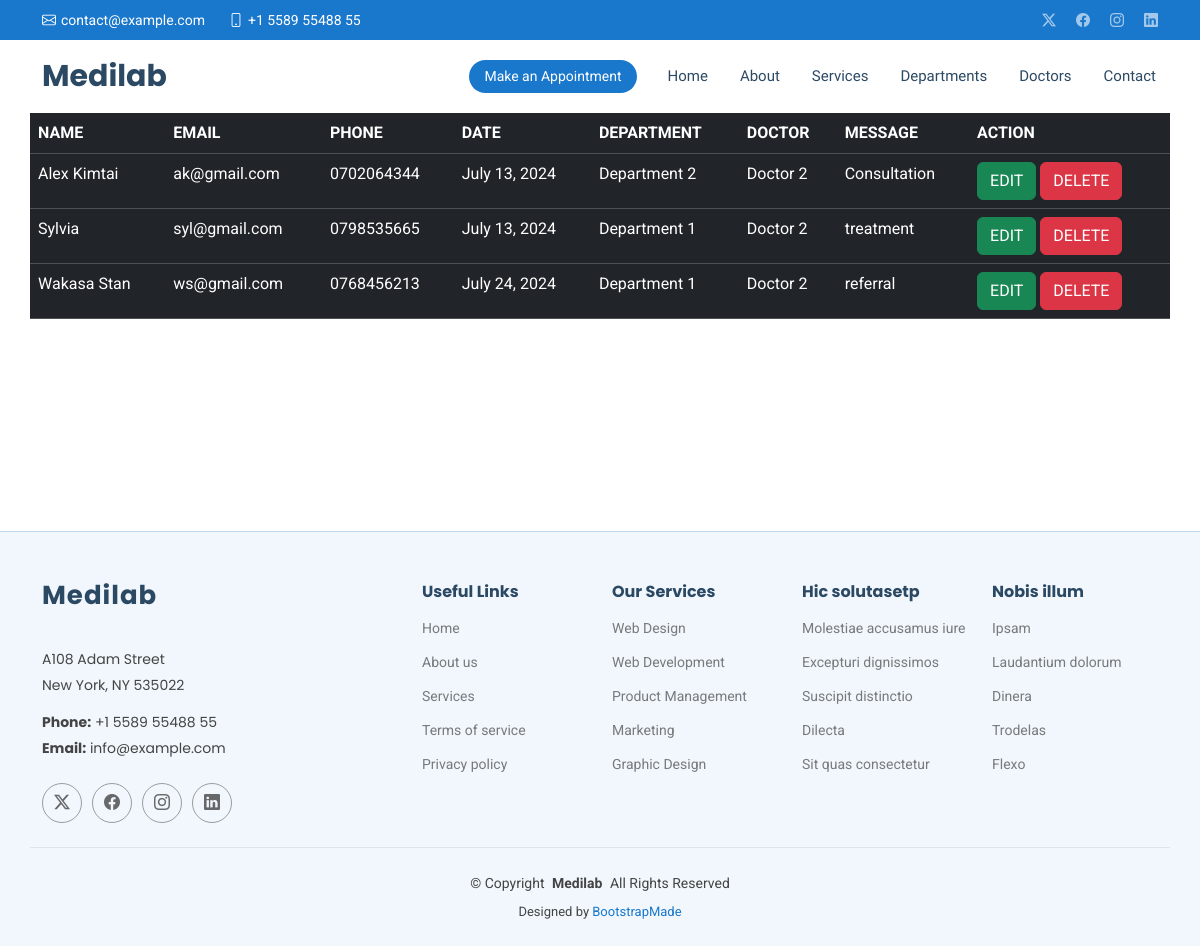
/show/, run on an earlier commit of the app's database.
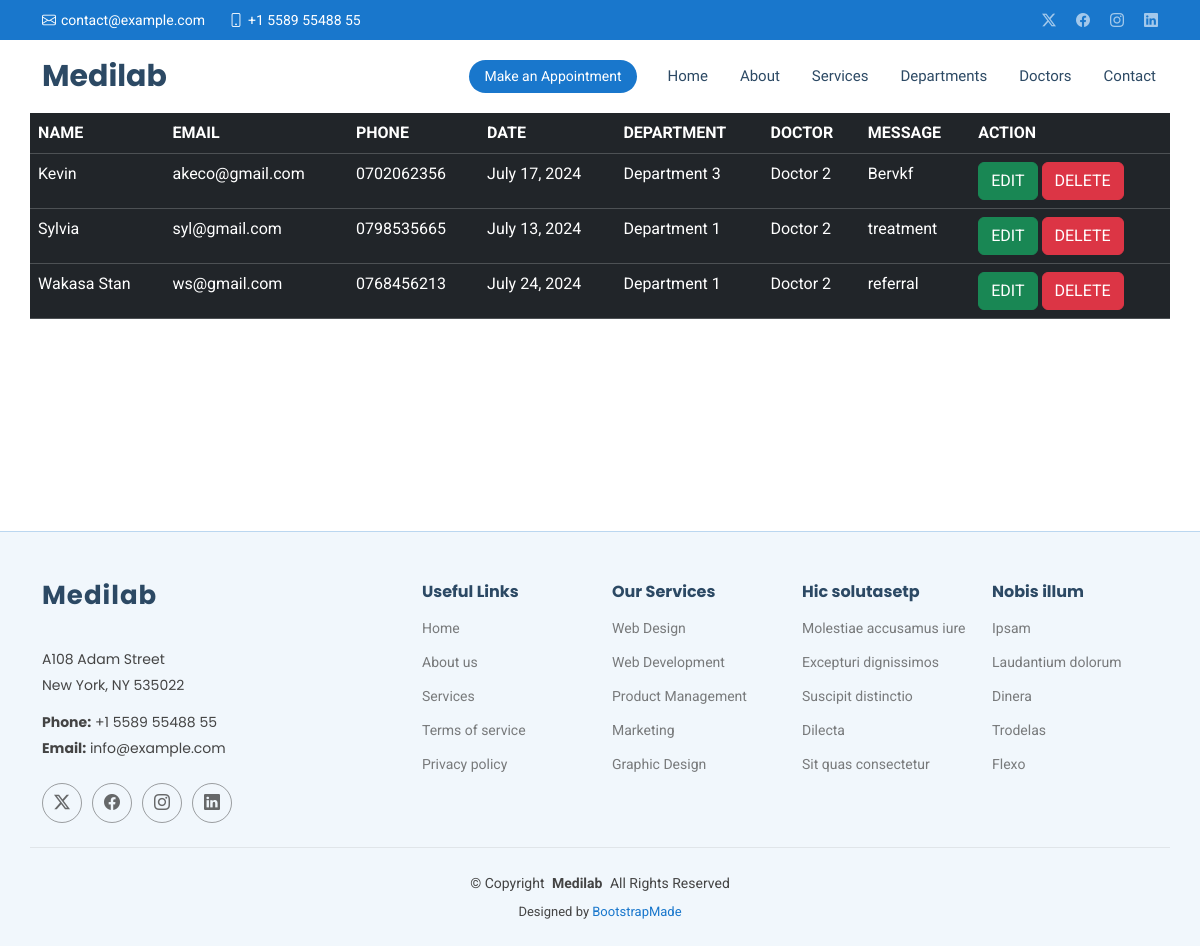
And on a later commit of the database.
### Medistalapp/models.py (models this page shows, shortened)
class Appointment(models.Model):
    name = models.CharField(max_length=200)
    email = models.EmailField()
    phone = models.CharField(max_length=10)
    date = models.DateField()
    department = models.CharField(max_length=200)
    doctor = models.CharField(max_length=200)
    message = models.TextField()

### Medistalapp/views.py (the view)
# urls.py: path('show/', views.show, name='show'),
def show(request):
    data = Appointment.objects.all()
    return render(request, 'Show.html', {'appointment':data})

### templates/Show.html
{% extends 'starter-page.html' %}
{% load static %}
{% block body %}
    <table class="table table-dark container table-hover">
          <tr>
              <th>NAME</th>
              <th>EMAIL</th>
              <th>PHONE</th>
              <th>DATE</th>
              <th>DEPARTMENT</th>
              <th>DOCTOR</th>
              <th>MESSAGE</th>
              <th>ACTION</th>
          </tr>
{% for y in appointment  %}
    <tr>
        <td>{{ y.name }}</td>
        <td>{{ y.email }}</td>
        <td>{{ y.phone }}</td>
        <td>{{ y.date }}</td>
        <td>{{ y.department }}</td>
        <td>{{ y.doctor }}</td>
        <td>{{ y.message }}</td>
        <td>
            <a href="/edit/{{y.id }}" class="btn btn-success">EDIT</a>
            <a href="/delete/{{ y.id }}"class="btn btn-danger">DELETE</a>
        </td>
    </tr>
{% endfor %}
    </table>
{% endblock %}

What changed in the data, as far as the page shows it:
changed Appointment: name "Alex Kimtai" → "Kevin"; email "ak@gmail.com" → "akeco@gmail.com"; phone "0702064344" → "0702062356"; date "July 13, 2024" → "July 17, 2024"; department "Department 2" → "Department 3"; message "Consultation" → "Bervkf"
